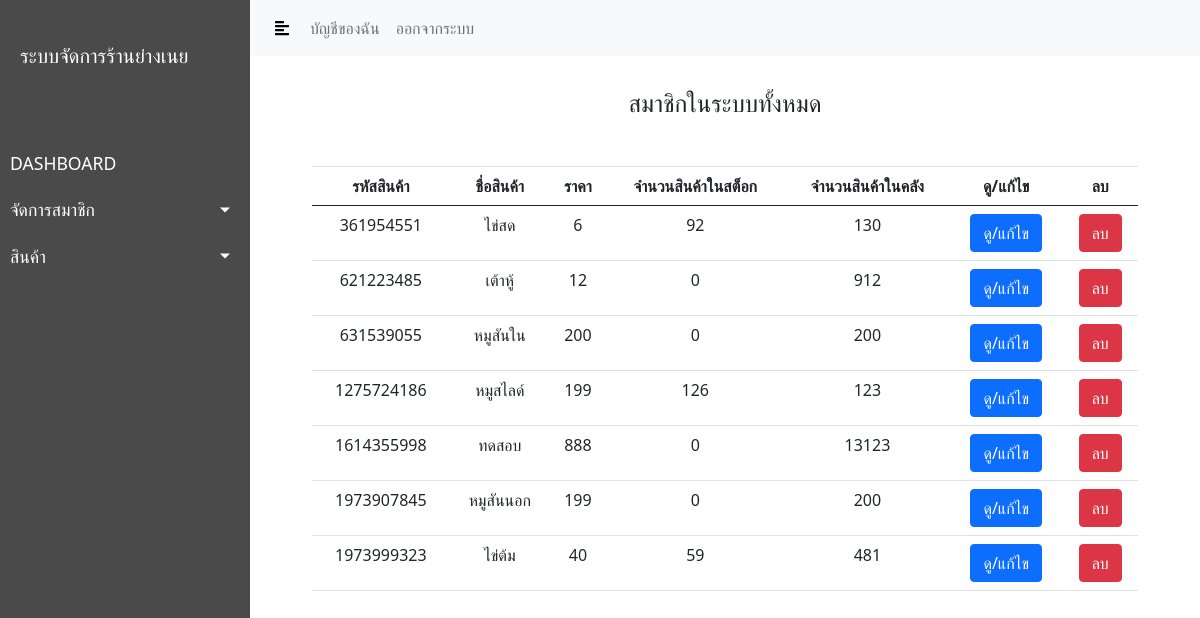
The app's page /view_stock.php (signed in) with its own data.
### tables this page shows
CREATE TABLE `stock` (
  `p_id` int(11) NOT NULL,
  `p_detail` text NOT NULL,
  `p_price` int(11) NOT NULL,
  `p_status` int(11) NOT NULL
);

CREATE TABLE `stock_in` (
  `p_id` int(11) NOT NULL,
  `stock_in` int(11) NOT NULL,
  `stock_out` int(11) NOT NULL
);

### view_stock.php (the view, shortened to what this page needs)
<?php
include'assets/php/connect.php';
?>
<html>
<head>
    <link rel="stylesheet" href="assets/css/console.css">
    <link rel="stylesheet" href="https://cdnjs.cloudflare.com/ajax/libs/malihu-custom-scrollbar-plugin/3.1.5/jquery.mCustomScrollbar.min.css">
    <link rel="stylesheet" href="https://stackpath.bootstrapcdn.com/bootstrap/5.0.0-alpha2/css/bootstrap.min.css">
</head>
<body>
<div class="wrapper">
    <?php include 'assets/object/sidebar.php'?>
    <div id="content">
        <?php include 'assets/object/navbar.php'?>
        <div class="container my-4">
            <div class="row">
                <div class="mb-3 col-lg-12">
                    <div class="header">
                        สมาชิกในระบบทั้งหมด
                    </div>
                </div>
            </div>
        </div>
        <div class="container my-4">
            <div class="row" style="padding: 0px 50px">
                <div class="mb-3 col-lg-12">
                    <table class="table table-hover">
                        <thead class="table-bordered">
                            <tr  align="center">
                                <th>รหัสสินค้า</th>
                                <th>ชื่อสินค้า</th>
                                <th>ราคา</th>
                                <th>จำนวนสินค้าในสต็อก</th>
                                <th>จำนวนสินค้าในคลัง</th>
                                <th>ดู/แก้ไข</th>
                                <th>ลบ</th>
                            </tr>
                        </thead>
                        <tbody>
                        <?php
                        $sql = "select * from stock left join stock_in on stock.p_id=stock_in.p_id ";
                        $load = $con->query($sql);
                        while ($data = $load->fetch_assoc()):
                        ?>
                            <tr align="center">
                                <td><?php echo $data['p_id'] ?></td>
                                <td><?php echo $data['p_detail'] ?></td>
                                <td><?php echo $data['p_price'] ?></td>
                                <td><?php echo $data['stock_out'] ?></td>
                                <td><?php echo $data['stock_in'] ?></td>
                                <td><a href="edit_product.php?m_id=<?php echo $data['p_id'] ?>" class="btn btn-primary">ดู/แก้ไข</a></td>
                                <td><button onclick="return con(<?php echo $data['p_id'] ?>);" class="btn btn-danger">ลบ</button></td>
                            </tr>
                        <?php
                        endwhile;
                        ?>
                        </tbody>
                    </table>
                </div>
            </div>
        </div>
    </div>
</div>
</body>
</html>

### assets/css/console.css (style rules this page uses)
.wrapper { display: flex; width: 100%; align-items: stretch; }
body { font-family: 'Poppins', sans-serif; background: #fafafa; }
a, a:hover, a:focus { color: inherit; text-decoration: none; transition: all 0.3s; }
#content { width: 100%; min-height: 100vh; transition: all 0.3s; }
.header { font-size: 24px; text-align: center; display: block; padding: 5px; }

### records on screen
stock: stock_in.p_id "361954551", p_detail "ไข่สด", p_price "6", stock_in.stock_out "92", stock_in.stock_in "130"
stock: stock_in.p_id "621223485", p_detail "เต้าหู้", p_price "12", stock_in.stock_out "0", stock_in.stock_in "912"
stock: stock_in.p_id "631539055", p_detail "หมูสันใน", p_price "200", stock_in.stock_out "0", stock_in.stock_in "200"
stock: stock_in.p_id "1275724186", p_detail "หมูสไลด์", p_price "199", stock_in.stock_out "126", stock_in.stock_in "123"
stock: stock_in.p_id "1614355998", p_detail "ทดสอบ", p_price "888", stock_in.stock_out "0", stock_in.stock_in "13123"
stock: stock_in.p_id "1973907845", p_detail "หมูสันนอก", p_price "199", stock_in.stock_out "0", stock_in.stock_in "200"
stock: stock_in.p_id "1973999323", p_detail "ไข่ต้ม", p_price "40", stock_in.stock_out "59", stock_in.stock_in "481"
